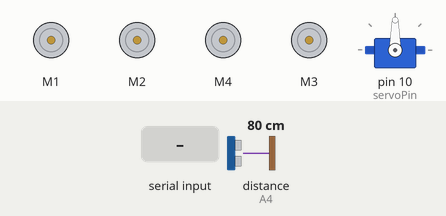
Bench run of a sketch on a simulated Arduino Uno, built with avr-gcc and run on an emulated ATmega328P. Shown: 4 × DC motor (green arrow = forward, orange = backward, longer = faster), servo. Wiring (inferred from the names in the program): ultrasonic range finder: trigger A3; echo A4. The inputs (shaded band) are chosen by the test bench; at power-on: distance to the obstacle (sensor on A4) 80 cm. The echo pulse lasts 58.3 µs per cm; what the sketch prints to the serial monitor is not drawn.

Above: at 1.2 s.
1.3 s: "l" received over Serial
At 4.1 s:
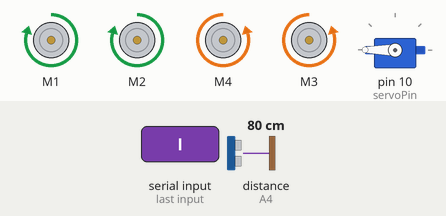
4.3 s: "F" received over Serial
At 5.1 s:
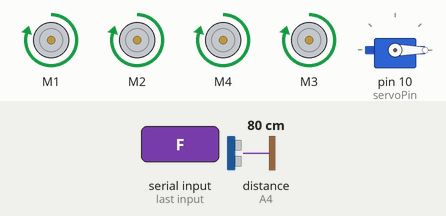
7.3 s: "R" received over Serial
At 8.6 s:
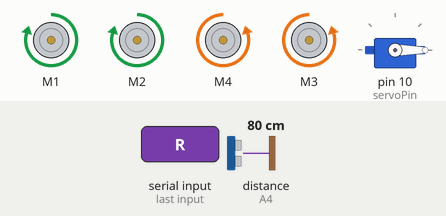
10.3 s: "B" received over Serial
At 12.2 s:
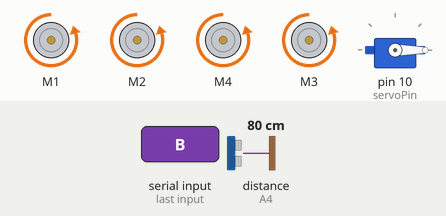
13.3 s: "L" received over Serial
Timing chart, 0 to 19.1 s (numbered marks = the images above; inputs shaded):
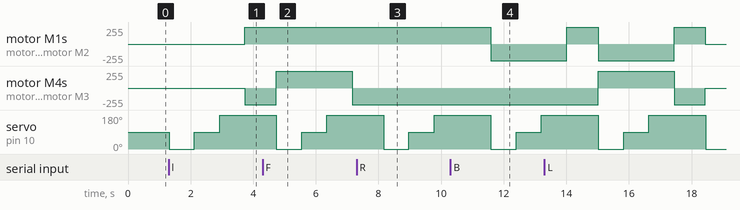

The sketch:

ProgramacionArduinoUNOR3.ino
```cpp
// Include
#include <AFMotor.h>
#include <Servo.h>

// Too close
bool close = false;

// Left-side motors
AF_DCMotor motorFL(1);
AF_DCMotor motorBL(2);

// Right-side motors
AF_DCMotor motorBR(3);
AF_DCMotor motorFR(4);

// Speed by default
int speed = 250;

// Ultrasonido
const int trigPin = A3;
const int echoPin = A4;

// Servo motor
Servo servoMotor;
int servoPin = 10;

// Mode solving labyrinth (True: activated and false: desactivated)
bool labyrinth = false;

/*
* Functions to define the movement of the car
*/
// Moving the car forward
void mv_forward()
{
  motorFL.run(FORWARD);
  motorBL.run(FORWARD);
  motorFR.run(FORWARD);
  motorBR.run(FORWARD);
}

// Moving the car backward
void mv_backward()
{
  motorFL.run(BACKWARD);
  motorBL.run(BACKWARD);
  motorFR.run(BACKWARD);
  motorBR.run(BACKWARD);
}

// Rotating left
void rt_left()
{
  motorFL.run(BACKWARD);
  motorBL.run(BACKWARD);
  motorFR.run(FORWARD);
  motorBR.run(FORWARD);
}


// Rotating right
void rt_right()
{
  motorFL.run(FORWARD);
  motorBL.run(FORWARD);
  motorFR.run(BACKWARD);
  motorBR.run(BACKWARD);
}

// Stopping the movement
void stop()
{
  motorFL.run(RELEASE);
  motorBL.run(RELEASE);
  motorFR.run(RELEASE);
  motorBR.run(RELEASE);
}

// Servo to right
void ServoRight()
{
  servoMotor.write(0);
}

// Servo to the center
void ServoCenter()
{
  servoMotor.write(90);
}

// Servo to left
void ServoLeft()
{
  servoMotor.write(180);
}


// Function to measure and send information obtained
float measureDistance() {
  unsigned long duration;
  float distance;

  digitalWrite(trigPin, HIGH);
  delayMicroseconds(1000);
  digitalWrite(trigPin, LOW);

  duration = pulseIn(echoPin, HIGH);
  distance = (duration / 2.0) / 29.0;

  return distance;
}

void labyrinthSolving() {
  float frontDistance, rightDistance, leftDistance;

  ServoRight();
  delay(800);
  rightDistance = measureDistance();

  ServoCenter();
  delay(800);
  frontDistance = measureDistance();

  ServoLeft();
  delay(800);
  leftDistance = measureDistance();

  if (rightDistance > 15) {
    rt_right();
    delay(1000);
    stop();
  } else if (frontDistance > 15) {
    mv_forward();
  } else if (leftDistance > 15) {
    rt_left();
  } else {
    rt_right();
    delay(2000);
    stop();
  }


}

// Configuración inicial
void setup()
{
  Serial.begin(9600);
  motorFL.setSpeed(speed);
  motorBL.setSpeed(speed);
  motorFR.setSpeed(speed);
  motorBR.setSpeed(speed);

  pinMode(trigPin, OUTPUT);
  pinMode(echoPin, INPUT);

  servoMotor.attach(servoPin);
}


void loop() {

  // Calculating the distance
  // Creating variables to save the duration and distance
  unsigned long duration;
  float distance;

  // Writing the pulse
  digitalWrite(trigPin, HIGH);
  delayMicroseconds(1000);

  // Stopping the pulse
  digitalWrite(trigPin, LOW);

  // Getting the puse
  duration = pulseIn (echoPin, HIGH);
  distance = (duration / 2.0) / 29.0;

  // Sending distance information to the device
  Serial.print(distance);
  delayMicroseconds(1000);

  // Defining whether there is a wall close or not
  close = distance < 10;

  // It it is too close we stop
  if (close)
  {
    stop();
  }

  // Validating whether or not the labyrinth mode is on or not
  if (labyrinth)
  {
    labyrinthSolving();
  }
}


void serialEvent(){

  while (Serial.available()) {
    char receivedChar = Serial.read();
    // Executing function according to character received
    switch (receivedChar) {
      case 'F':
        mv_forward();
        break;
      case 'B':
        mv_backward();
        break;
      case 'L':
        rt_left();
        break;
      case 'R':
        rt_right();
        break;
      case 'S':
        stop();
        break;
      case 'l':
        labyrinth = !labyrinth;
        break;
      default:
        break;
    }
  }
}
```

Measured:
- after the input at 1.3 s, motor M1, motor M2: stopped → forward 250/255 after 2.4 s; motor M4, motor M3: stopped → backward 250/255 after 2.4 s; servo on pin 10 (servoPin): 90° → 0° at once, → 90° 0.81 s later, → 180° 0.81 s later
- after the input at 4.3 s, motor M1, motor M2: stays forward 250/255 (without the input it goes to stopped after 0.43 s)
- after the input at 7.3 s, motor M1, motor M2: stays forward 250/255 (without the input it goes to stopped after 0.86 s); motor M4, motor M3: stays backward 250/255 (without the input it goes to stopped after 0.86 s)
- after the input at 10.3 s, motor M1, motor M2: forward 250/255 → backward 250/255 after 1.3 s; motor M4, motor M3: stays backward 250/255 (without the input it goes to stopped after 1.3 s)
